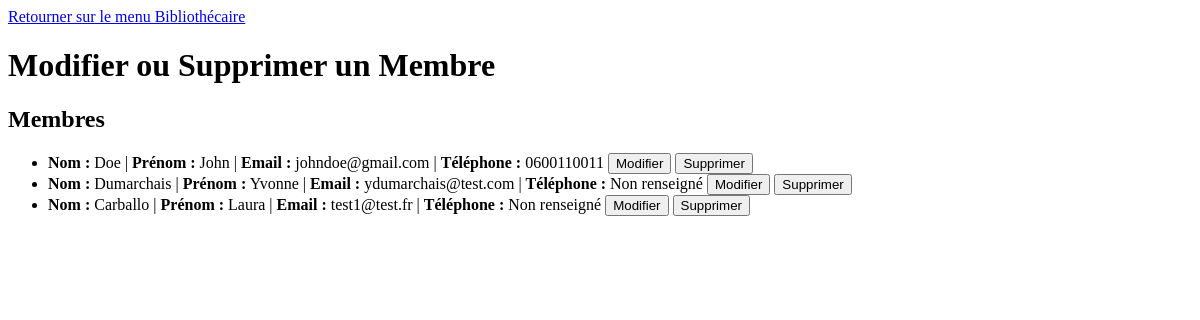
The app's page /bibliothecaire/update-member/ (signed in), older data.
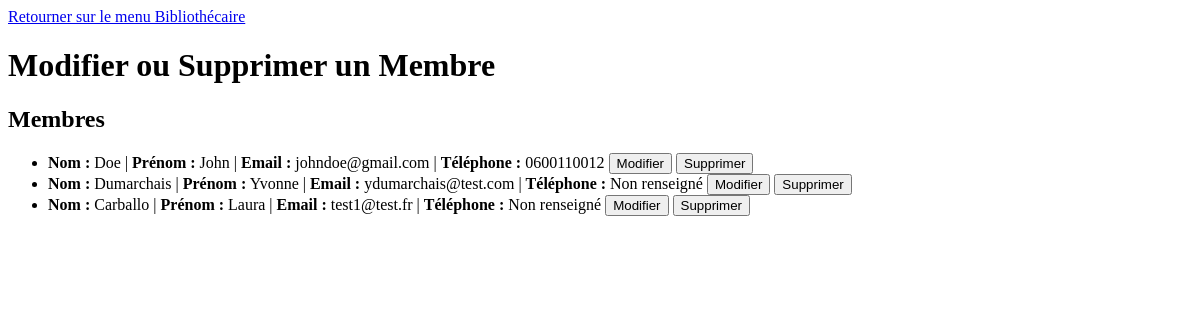
The same page, newer data.
### bibliothecaire/models/membre.py (models this page shows, shortened)
class Emprunteur(models.Model):
    nom = models.CharField(max_length=50)
    prenom = models.CharField(max_length=50)
    email = models.EmailField(unique=True)
    telephone = models.CharField(max_length=10, null=True, blank=True)
    optin = models.BooleanField(default=False)
    bloque = models.BooleanField(default=False)

### bibliothecaire/views/updateMemberBibliotheque.py (the view, shortened to what this page needs)
# urls.py: path('update-member/', login_required(updateMemberBibliotheque, login_url='/bibliothecaire/login/'), name="updateMemberBibliotheque"),
def updateMemberBibliotheque(request):
    membres = Emprunteur.objects.all()
    update_forms_membres = {
        membre: UpdateMembreForm(instance=membre) for membre in membres
    }
    return render(request, "updateMemberBibliotheque.html", {
        "membres": update_forms_membres.keys(),
        "update_forms_membres": update_forms_membres,
    })

### bibliothecaire/templates/updateMemberBibliotheque.html (shortened to what this page needs)
{% load static %}
<!DOCTYPE html>
<html lang="fr">
<head>
</head>
<body>
    <a href="/bibliothecaire">Retourner sur le menu Bibliothécaire</a>
    <h1>Modifier ou Supprimer un Membre</h1>
    <h2>Membres</h2>
    <ul>
        {% for membre, form in update_forms_membres.items %}
            <li id="membre_{{ membre.id }}">
                <b>Nom :</b> {{ membre.nom.title }} | <b>Prénom :</b> {{ membre.prenom.title }} |
                <b>Email :</b> {{ membre.email }} | <b>Téléphone :</b> {{ membre.telephone|default:"Non renseigné" }}
                <button onclick="toggleForm('update_membre_{{ membre.id }}')">Modifier</button>
                <button onclick="deleteMember({{ membre.id }})">Supprimer</button>
            </li>
        {% empty %}
            <li>Aucun membre disponible.</li>
        {% endfor %}
    </ul>
</body>
</html>

Row changes from the older to the newer data that the page shows:
changed Emprunteur "Doe": telephone "0600110011" → "0600110012"
